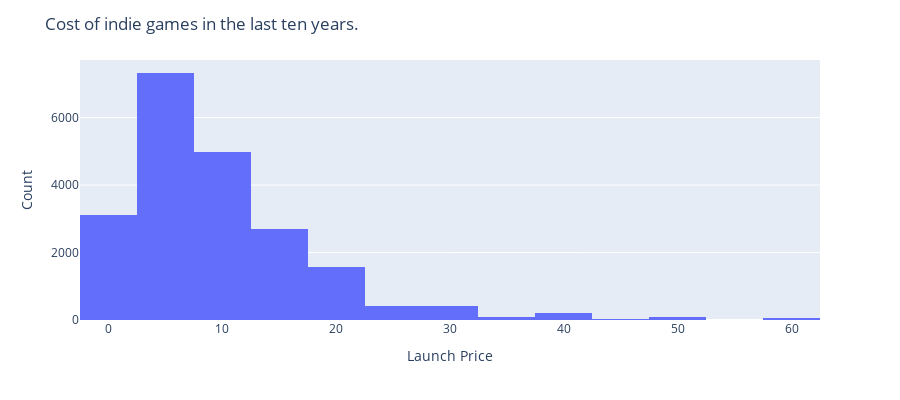

The code cell stored with this chart in its notebook:
### Markdown cell above
This graph shows AAA games achieve a higher revenue compared to indie games, no matter how well the games are received.

### Code cell
df_rev['release_date'] = pd.to_datetime(df_rev['release_date'], format='%Y-%m-%d')
indie = df_rev[df_rev['is_aaa'] == 0]
indie = indie[indie['Launch Price'] <= 60]
indie = indie[indie['release_date'] >= '2014-01-01']
fig = px.histogram(indie, x=indie['Launch Price'], nbins =12)
fig.update_layout(
    title_text='Cost of indie games in the last ten years.',
    xaxis_title='Launch Price',
    yaxis_title='Count',
    height=400
)
fig.show()

### Figure 1 — Plotly figure (JSON) as saved in the notebook; plotly's stock layout.template omitted (floating-point values rounded to 4 significant figures; data arrays with more than 128 entries replaced by an {"elided": "..."} marker saying what was removed)
{"data": [{"alignmentgroup": "True", "bingroup": "x", "hovertemplate": "Launch Price=%{x}<br>count=%{y}<extra></extra>", "legendgroup": "", "marker": {"color": "#636efa", "pattern": {"shape": ""}}, "name": "", "nbinsx": 12, "offsetgroup": "", "orientation": "v", "showlegend": false, "type": "histogram", "x": {"elided": "20969 float values"}, "xaxis": "x", "yaxis": "y"}], "layout": {"barmode": "relative", "height": 400, "legend": {"tracegroupgap": 0}, "margin": {"t": 60}, "title": {"text": "Cost of indie games in the last ten years."}, "xaxis": {"anchor": "y", "domain": [0, 1], "title": {"text": "Launch Price"}}, "yaxis": {"anchor": "x", "domain": [0, 1], "title": {"text": "Count"}}}}
